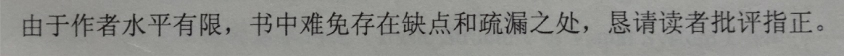
%> input picture 字符.jpg, 1688 x 112 px (shown at 1/2 size)
$ octave main.m   (GNU Octave 9; MATLAB toolbox functions it lacks are replaced by stand-ins)
%> lines starting %> are read from the running program, lines starting %| are printed output that depends on the picture; in (x1, y1, x2, y2) boxes, pixels count from 0 and x2, y2 are one past the last pixel; in counts of white or black regions, pixels touching at a corner belong together; the program's own positions count from 1
### charslice.m
function  y=charslice(ii)
[m,n]=size(ii);
top=1;bottom=m;left=1;right=n;
while sum(ii(top,:))==0 && top<m
    top=top+1;
end
while sum(ii(bottom,:))==0 && bottom>=1
    bottom=bottom-1;
end
while sum(ii(:,left))==0 && left<n
    left=left+1;
end
while sum(ii(:,right))==0 && right>=1
    right=right-1;
end
ydiff=bottom-top;
xdiff=right-left;
y=imcrop(ii,[left top xdiff ydiff]);


### getword.m
%getword  （字符获取）函数源代码：
%字符获取,自定义的字符函数
function[word,result]=getword(ii)
word=[];flag=0;y1=8;y2=0.5;
while flag==0
    [m,n]=size(ii);
    wide=0;
    while sum(ii(:,wide+1))~=0 && wide<=n-2
        wide=wide+1;
    end
    temp=charslice(imcrop(ii,[1 1 wide m]));
    [m1,n1]=size(temp);
    if wide<y1 && n1/m1>y2
        ii(:,1:wide)=0;
        if sum(sum(ii))~=0
            ii=charslice(ii);  % 切割出最小范围
        else word=[];flag=1;
        end
    else
        word=charslice(imcrop(ii,[1 1 wide m]));
        ii(:,1:wide)=0;
        if sum(sum(ii))~=0;
            ii=charslice(ii);
            flag=1;
        else ii=[];
        end
    end
end
result=ii;


### main.m
tic
I=imread('字符.jpg');  %打开图片
%> I is the input picture: size 112x1688x3 uint8; mean R, G, B 140.8, 141.4, 137.6
%figure(1);imshow(I);title('原始图像','color','b');

I=rgb2gray(I);  %RGB图片转化成灰度图像
%> I: size 112x1688 uint8
%figure(2);imshow(I);title('灰度图像','color','b');

i_max=double(max(max(I)));  %获取亮度最大值
%> i_max = 174
i_min=double(min(min(I)));  %获取亮度最小值
%> i_min = 0
thresh=round(i_max-((i_max-i_min)/3));  %计算灰度图像转化成二值图像的门限thresh
%> thresh = 116
I=(I>=thresh);  %I为二值图像
%> I: size 112x1688 logical; 88.8% white; 52 black regions, largest, box (x1, y1, x2, y2) and area: (1009, 23, 1055, 69) 1029, (600, 24, 647, 71) 889, (804, 23, 852, 71) 863
%figure(3);imshow(I);title('二值图像','color','b');

seY=[1;1;1];  %构造结构元素
I=imdilate(I,seY);  %腐蚀图像
%> I: size 112x1688 logical; 92.5% white; 134 black regions (69 under 20 px), largest, box (x1, y1, x2, y2) and area: (1011, 24, 1053, 68) 656, (1423, 21, 1470, 66) 654, (805, 24, 851, 70) 614
I=imerode(I,seY);  %膨胀图像
%> I: size 112x1688 logical; 89.5% white; 129 black regions (52 under 20 px), largest, box (x1, y1, x2, y2) and area: (1011, 23, 1053, 69) 878, (1423, 20, 1470, 67) 828, (959, 22, 1006, 69) 813
seX=[1 1 1];
I=imdilate(I,seX);
%> I: size 112x1688 logical; 93.1% white; 113 black regions (48 under 20 px), largest, box (x1, y1, x2, y2) and area: (1012, 24, 1052, 69) 564, (655, 24, 697, 71) 553, (1424, 20, 1469, 67) 541
I=imerode(I,seX);
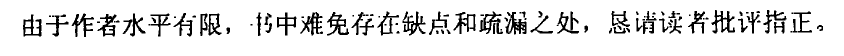
%> I: size 112x1688 logical (shown at 1/2 size); 89.7% white; 110 black regions (28 under 20 px), largest, box (x1, y1, x2, y2) and area: (1011, 24, 1053, 69) 869, (1423, 20, 1470, 67) 823, (959, 23, 1006, 68) 793
%figure(4);imshow(I);title('腐蚀膨胀后的图像','color','b');

ii=double(I);
[m,n]=size(ii);  %获取图像大小信息
%> m = 112; n = 1688
%确定文字区域
%纵向扫描
countY=zeros(m,1);
for i=1:m
    for j=1:n
        if ii(i,j)==0
            countY(i,1)=countY(i,1)+1;
        end
    end
end
%> after the loop, countY = 112 values, max 545 at index 50, min 0 at index 1, mean 173.8
[maxY indexY]=max(countY);
%> maxY = 545; indexY = 50
tempY1=indexY;
%> tempY1 = 50
while (countY(tempY1,1)>3) && (tempY1>1)
    tempY1=tempY1-1;
end
%> this loop made 30 passes
%> tempY1 on passes 1 to 12: 49, 48, 47, 46, 45, 44, 43, 42, 41, 40, 39, 38
tempY2=indexY;
%> tempY2 = 50
while (countY(tempY2,1)>3) && (tempY2<m)
    tempY2=tempY2+1;
end
%> this loop made 25 passes
tempY1=tempY1-1;
%> tempY1 = 19
tempY2=tempY2+1;
%> tempY2 = 76
iiY=I(tempY1:tempY2,:);  %确定了Y方向上的文字区域
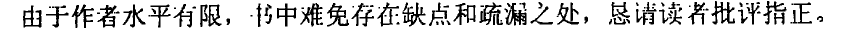
%> iiY: size 58x1688 logical (shown at 1/2 size); 80.1% white; 110 black regions (28 under 20 px), largest, box (x1, y1, x2, y2) and area: (1011, 6, 1053, 51) 869, (1423, 2, 1470, 49) 823, (959, 5, 1006, 50) 793
%figure(5);imshow(iiY);title('Y方向区域大致确定后的图像','color','b');

%横向扫描
countX=zeros(1,n);
for j=1:n
    for i=tempY1:tempY2
        if ii(i,j)==0
            countX(1,j)=countX(1,j)+1;
        end
    end
end
%> after the loop, countX = 1688 values, max 47 at index 518, min 0 at index 1, mean 11.53
tempX1=1;
while (countX(1,tempX1)<3) && (tempX1<n)
    tempX1=tempX1+1;
end
%> this loop made 46 passes
tempX2=n;
%> tempX2 = 1688
while (countX(1,tempX2)<3) && (tempX2>1)
    tempX2=tempX2-1;
end
%> this loop made 42 passes
%> tempX2 on passes 1 to 12: 1687, 1686, 1685, 1684, 1683, 1682, 1681, 1680, 1679, 1678, 1677, 1676
tempX1=tempX1-1;
%> tempX1 = 46
tempX2=tempX2+1;
%> tempX2 = 1647
iiXY=iiY(:,tempX1:tempX2);  %确定了整体的文字区域
%> iiXY: size 58x1602 logical; 79.1% white; 110 black regions (28 under 20 px), largest, box (x1, y1, x2, y2) and area: (966, 6, 1008, 51) 869, (1378, 2, 1425, 49) 823, (914, 5, 961, 50) 793
%figure(6);imshow(iiXY);title('X、Y方向区域都大致确定后的图像','color','b');

ii=(iiXY~=1);%黑色背景，白色字体
%figure(7);imshow(ii);title('背景和文字交换颜色的图像','color','b');

ii=bwareaopen(ii,200);  %删除面积小于200的杂质图像
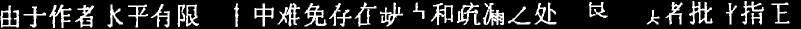
%> ii: size 58x1602 logical (shown at 1/2 size); 17% white; 32 white regions, largest, box (x1, y1, x2, y2) and area: (966, 6, 1008, 51) 869, (1378, 2, 1425, 49) 823, (914, 5, 961, 50) 793
%figure(8);imshow(ii);title('删除杂质干扰的图像','color','b');

myI=charslice(ii);  %限定文字区域
%> the loop in charslice, `while sum(ii(top,:))==0 && top<m` made 2 passes
%> top on passes 1 to 2: 2, 3
%> the loop in charslice, `while sum(ii(bottom,:))==0 && bottom>=1` made 2 passes
%> bottom on passes 1 to 2: 57, 56
%> the loop in charslice, `while sum(ii(:,left))==0 && left<n` made 1 pass
%> the loop in charslice, `while sum(ii(:,right))==0 && right>=1` made 23 passes
%> right on passes 1 to 12: 1601, 1600, 1599, 1598, 1597, 1596, 1595, 1594, 1593, 1592, 1591, 1590
%> in charslice, `ydiff=bottom-top;`: ydiff = 53
%> in charslice, `xdiff=right-left;`: xdiff = 1577
%> in charslice, `y=imcrop(ii,[left top xdiff ydiff]);`: y: size 54x1578 logical; 18.5% white; 32 white regions, largest, box (x1, y1, x2, y2) and area: (965, 4, 1007, 49) 869, (1377, 0, 1424, 47) 823, (913, 3, 960, 48) 793
%figure(9);imshow(ii);title('限定文字区域的图像','color','b');

y1=10;y2=0.25;flag=0;
maxnum=40;k=1;  %maxnum为字符个数限定值，k用于统计实际字符个数
word=cell(1,maxnum);  %建立单元阵列，用于储存字符

figure(10)
while size(myI,2)>10  %当myI的长度小等于10，可确定没有字符了
    [word{k},myI]=getword(myI);  %获取字符
    k=k+1;
    %%%%%%%%%%%%%%%%%%%%%%%%%%%%%%%%%%%%%%%%%%%%%%%%%%%%%%%%%%%%%%%%%%%%%

    if k==2
        subplot(5,1,1);imshow(myI);title('第一次切割后的图像','color','b');
    end
    if k==3
        subplot(5,1,2);imshow(myI);title('第二次切割后的图像','color','b');
    end
    if k==5
        subplot(5,1,3);imshow(myI);title('第四次切割后的图像','color','b');
    end
    if k==16
        subplot(5,1,4);imshow(myI);title('第十五次切割后的图像','color','b');
    end
end
%> this loop made 29 passes
%> (result in getword, myI) on pass 29: ([true; true; true], [true; true; true])
%> after the loop, word = 40 items
subplot(5,1,5);imshow(myI);title('最后一次切割后的图像','color','b');
%> after `title('最后一次切割后的图像','color','b')`:
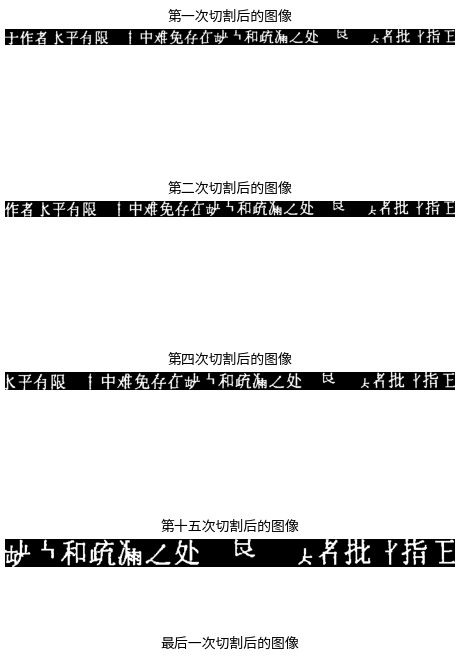
%> figure redrawn from the program's plot data, 5 panels
%%%%%%%%%%%%%%%%%%%%%%%%%%%%%%%%%%%%%%%%%%%%%%%%%%%%%%%%%%%%%%%%%%%%%%%%%

cnum=k-1;  %实际字符总个数
%> cnum = 29

%%%%%%%%%%%%%%%%%%%%%%%%%%%%%%%%%%%%%%%%%%%%%%%%%%%%%%%%%%%%%%%%%%%%%%%%%
figure(11);
for j=1:cnum
subplot(5,8,j),imshow(word{j}),title(int2str(j));  %显示字符
end
%> this loop made 29 passes
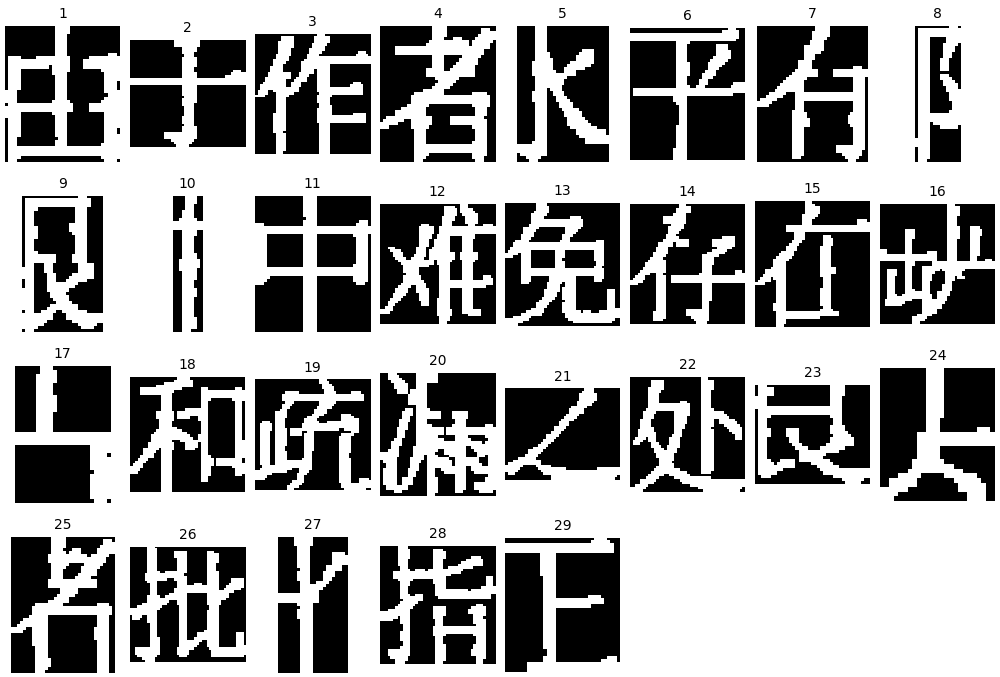
%> figure redrawn from the program's plot data, 29 panels
%%%%%%%%%%%%%%%%%%%%%%%%%%%%%%%%%%%%%%%%%%%%%%%%%%%%%%%%%%%%%%%%%%%%%%%%%

for j=1:cnum
    word{j}=imresize(word{j},[40 40]);  %字符规格化成40×40的
end
figure(12);
for j=1:cnum
subplot(5,8,j),imshow(word{j}),title(int2str(j));  %显示字符
end
%> this loop made 29 passes
%> pass 1, `imshow(word{j})`:
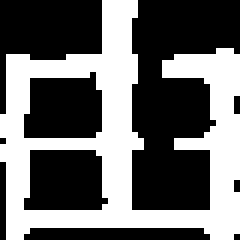
%> displayed picture: size 40x40 logical (shown 6 times larger); 41.6% white; 1 white region, box (x1, y1, x2, y2) and area: (0, 0, 40, 40) 666
%> after the loop:
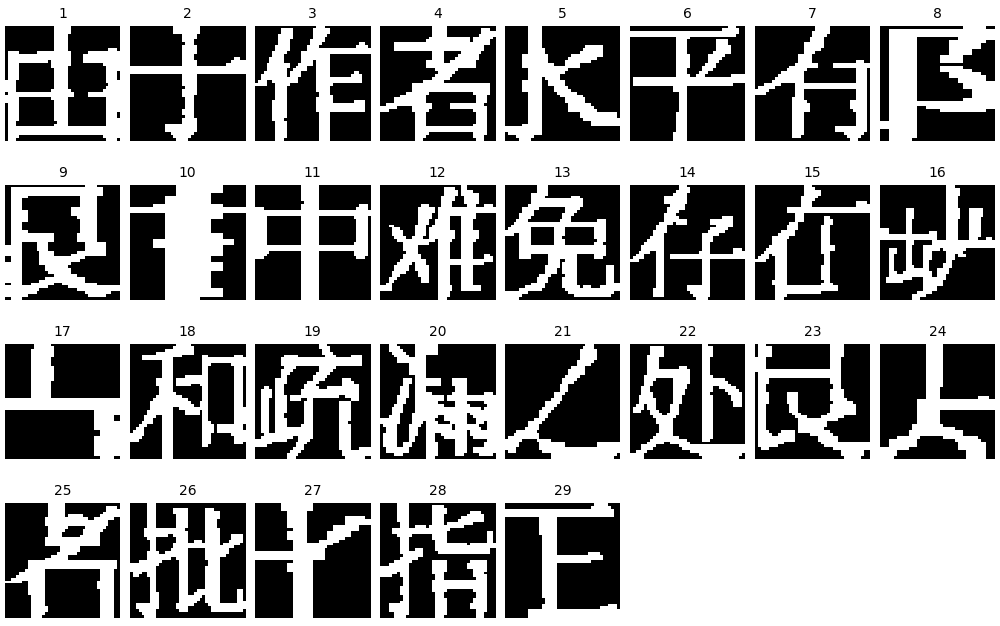
%> figure redrawn from the program's plot data, 29 panels

for j=1:cnum
imwrite(word{j},[int2str(j),'.jpg']);  %保存字符
end

defx=40;defy=40;
code=char('由于作者水平有限书中难免存在缺点和疏漏之处恳请读批评指正，。');%创建字符集
codenum=size(code,2);  %获取字符集中字符个数
for i=1:cnum
    ch=int2str(i);  %数字转化为字符
%> ch = '1'
    tempbw=imread([ch '.jpg']);  %打开预匹配字符
%> tempbw: size 40x40 uint8; min 0, max 255, mean 105.7
    for k=1:codenum
        fname=strcat('C:\Users\Administrator\Desktop\数字图像处理大作业\字符匹配库\',code(k),'.jpg'); %字符匹配库中的字符
%> (the run ends here)
